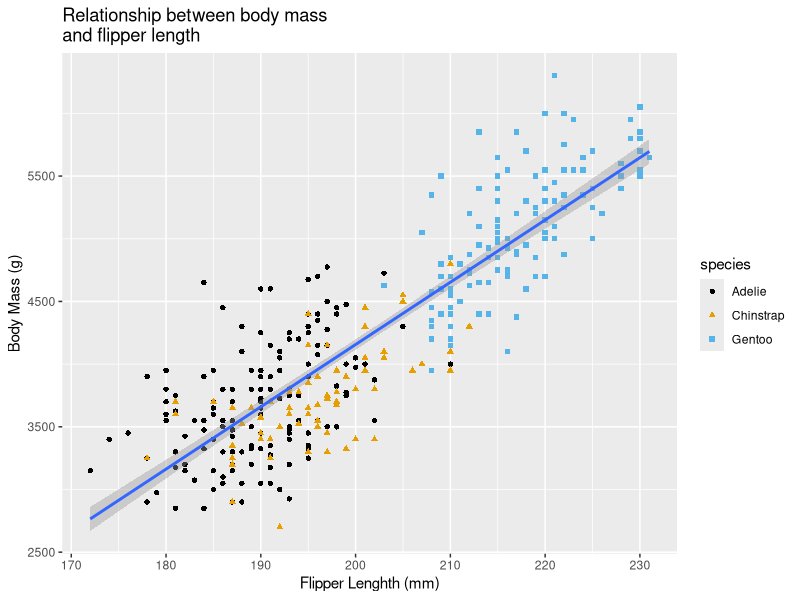
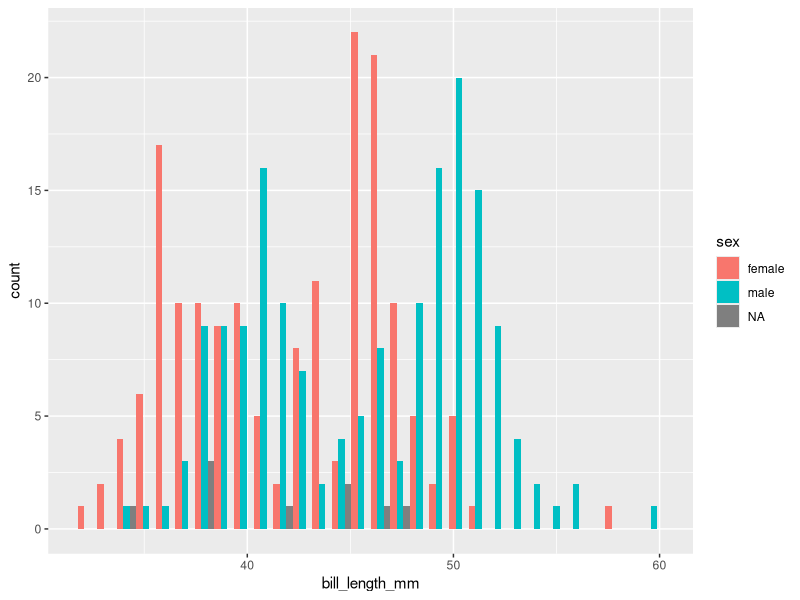
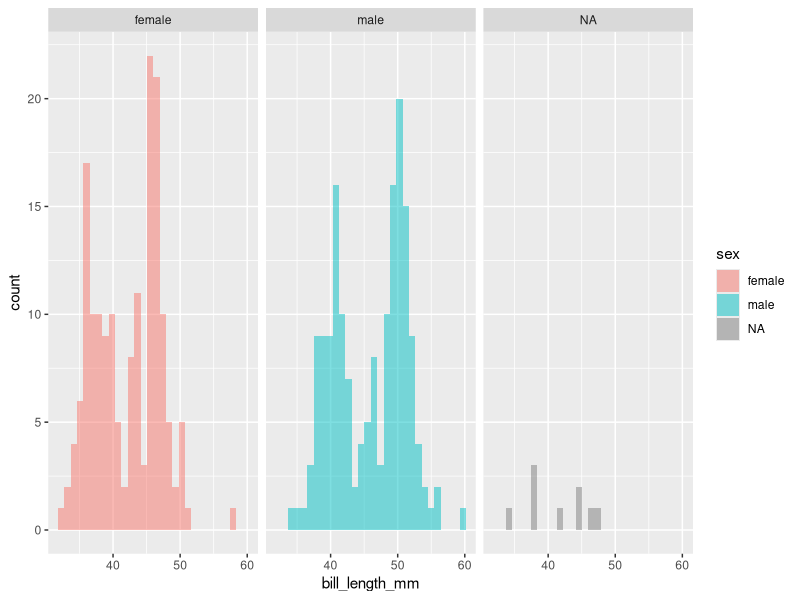
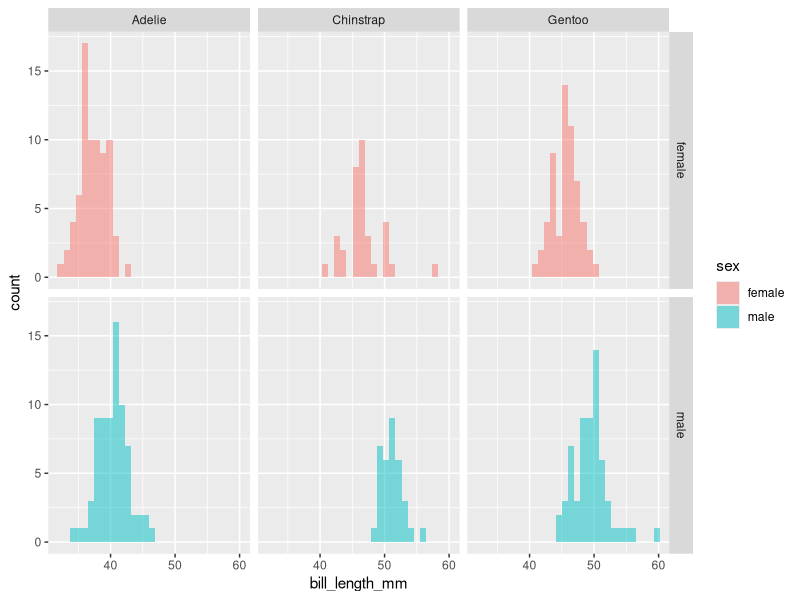
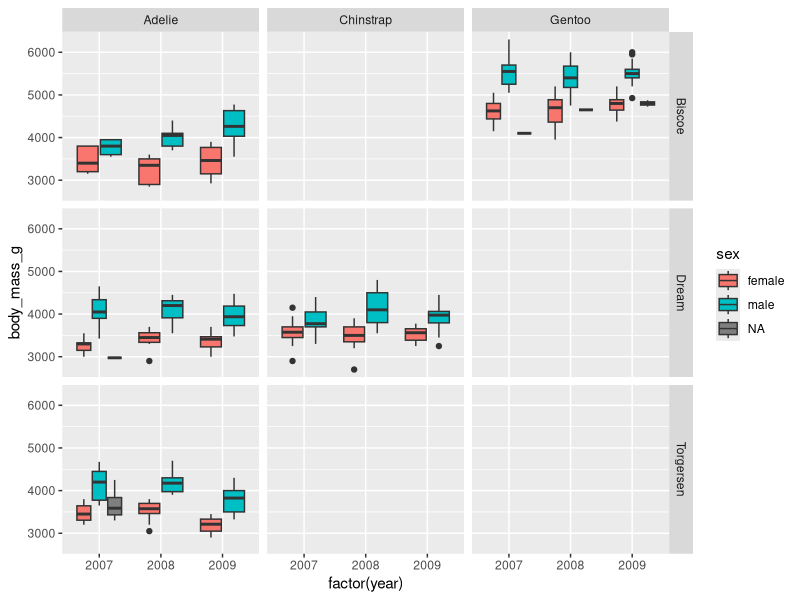
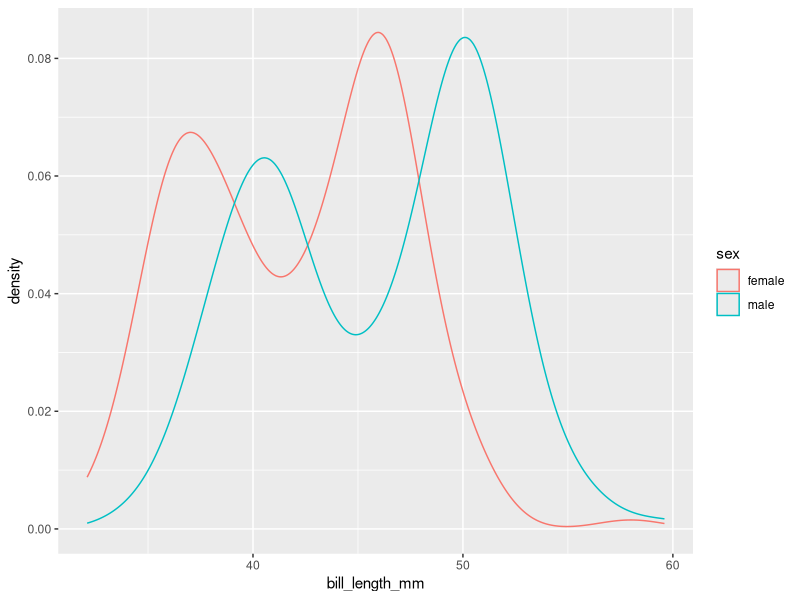
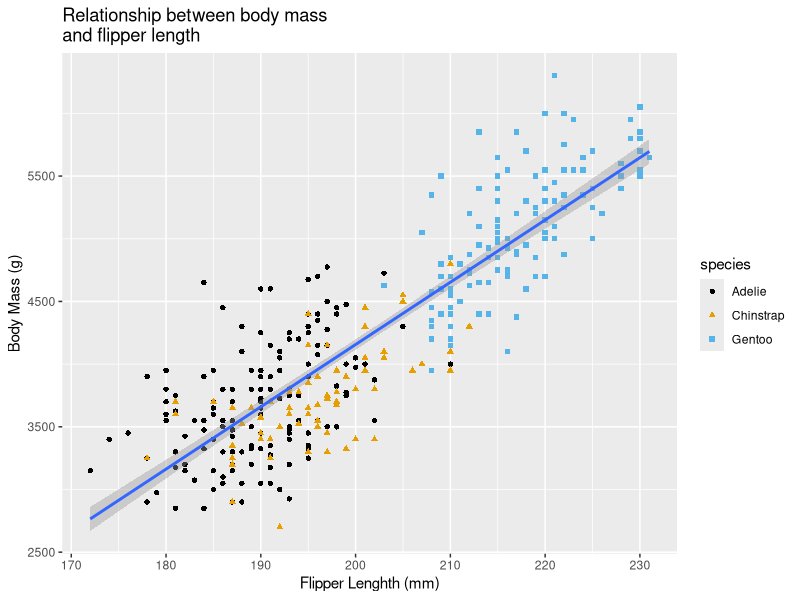

Here is the R script that generated these plots, in order:
library(tidyverse)
library(palmerpenguins)
library(ggthemes)

glimpse(penguins)

# pick out only one columes

penguins[2,c("species","island")]
penguins[2,2]



###########################################################
# draw the data

ggplot(data=penguins) + 
  geom_point( mapping = aes(x= flipper_length_mm,
                                  y= body_mass_g, 
                                  colour = species,
                                  shape = species)) +
  geom_smooth(mapping = aes(x= flipper_length_mm,
                            y= body_mass_g),
              method ='lm')+
  scale_color_colorblind()+
  xlab("Flipper Lenghth (mm)")+
  ylab("Body Mass (g)")+
  ggtitle("Relationship between body mass\nand flipper length")

# save the graph
ggsave(filename = "~/qbb2024-answers/d1-afternoon/penguin-plot.pdf")



###########################################################
# Does bill length or depth depend on sex of the penguins?

male_penguin <- penguins %>% 
  filter(sex == "male")

ggplot(data = penguins,
       mapping = aes(x = bill_length_mm, fill = sex))+
  geom_histogram(position = "dodge")


ggplot(data = penguins,
       mapping = aes(x = bill_length_mm, fill = sex))+
  geom_histogram(position = "identity", alpha = 0.5)+
  facet_grid(.~sex)

ggplot(data = penguins %>% filter(!is.na(sex)),
       mapping = aes(x = bill_length_mm, fill = sex))+
  geom_histogram(position = "identity", alpha = 0.5)+
  facet_grid(sex~species)



###########################################################
# year ~ body mass relationship

ggplot(data = penguins,mapping = aes(x= factor(year),
                                     y= body_mass_g,
                                     fill = sex))+
  geom_boxplot() +#boxplot expects x to be a catagory
  facet_grid(island~species)

###########################################################
# density plot

ggplot(data = penguins %>% filter(!is.na(sex)),
       mapping = aes(x = bill_length_mm, color = sex))+
  geom_density()



